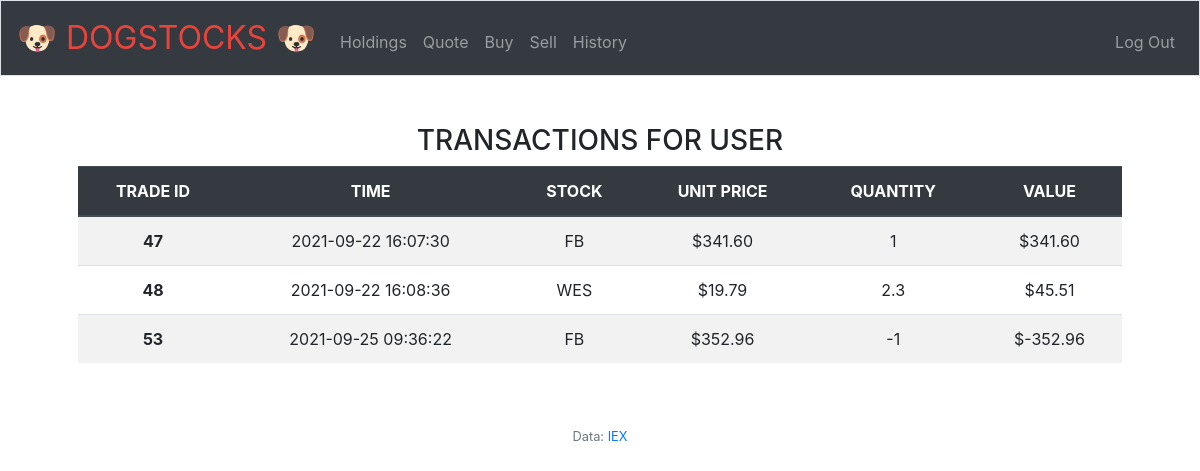
Page /history (signed in) on the earlier database version.
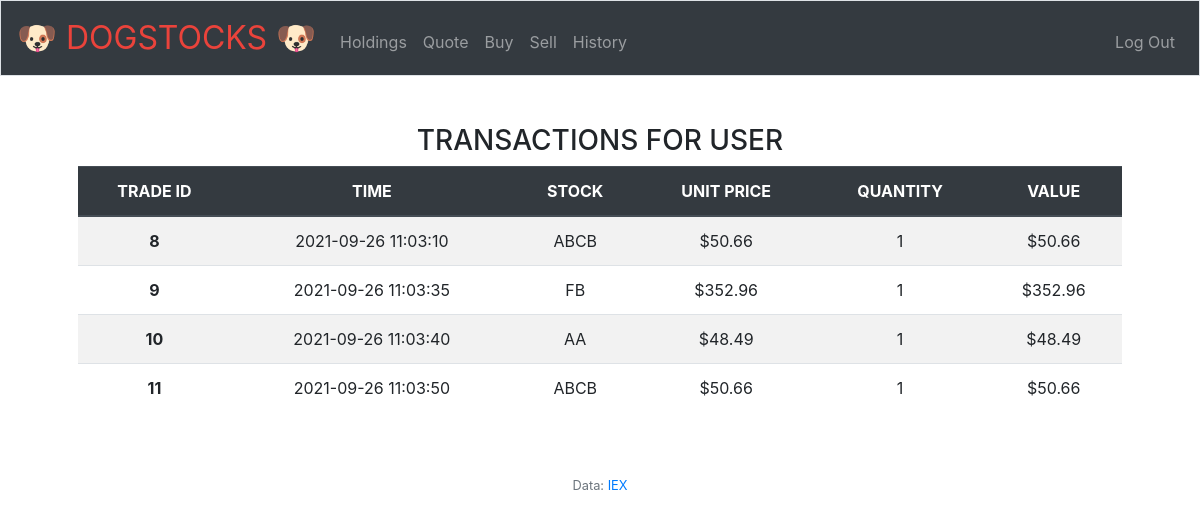
Same page on the later database version.
### tables this page shows
CREATE TABLE 'transactions' ('transaction_id' integer PRIMARY KEY AUTOINCREMENT NOT NULL, 'user_id' integer NOT NULL, 'transaction_time' timestamp NOT NULL, 'quantity' integer NOT NULL, 'stock' text NOT NULL, 'unit_price' numeric(10,2) NOT NULL, 'value' numeric(10,2) NOT NULL);

### app.py (the view)
@app.route("/history")
@login_required
def history():
    userid = session["user_id"]
    transactions = db.execute("SELECT transaction_id, transaction_time, stock, unit_price, quantity, value FROM transactions WHERE user_id=(?)", userid)
    print(transactions)
    data = [] #stock, symbol, unit price, quantity, value
    x = 'transaction_time'
    for count, item in enumerate(transactions):
        data.append([])
        data[count].append(item['transaction_id'])
        data[count].append(item[x])
        data[count].append(item['stock'])
        data[count].append(item['unit_price'])
        data[count].append(item['quantity'])
        data[count].append(item['value'])
    return render_template("history.html", data=data)

### app.py (called while the page is built)
@app.after_request
def after_request(response):
    response.headers["Cache-Control"] = "no-cache, no-store, must-revalidate"
    response.headers["Expires"] = 0
    response.headers["Pragma"] = "no-cache"
    return response

### helpers.py (called while the page is built)
def login_required(f):
    @wraps(f)
    def decorated_function(*args, **kwargs):
        if session.get("user_id") is None:
            return redirect("/login")
        return f(*args, **kwargs)
    return decorated_function

### templates/history.html (shortened to what this page needs)
{% extends "layout.html" %}
{% block main %}
{% if not data %}
<h3>No transactions for this user </h3>
{% else %}
        <h3>TRANSACTIONS FOR USER</h3>
        <table class="table table-striped">
        <thead class="thead-dark">
                <tr>
                  <th scope="col">TRADE ID</th>
                  <th scope="col">TIME</th>
                  <th scope="col">STOCK</th>
                  <th scope="col">UNIT PRICE</th>
                  <th scope="col">QUANTITY</th>
                  <th scope="col">VALUE</th>
                </tr>
              </thead>
      <tbody>
        {% for row in data %}
                    <tr>
                        <th scope='row'>{{ row[0] }}</th>
                        <td>{{ row[1] }}</td>
                        <td>{{ row[2] }}</td>
                        <td>{{ "$%.2f"|format(row[3]) }}</td>
                        <td>{{ row[4] }}</td>
                        <td>{{ "$%.2f"|format(row[5]) }}</td>
                    </tr>
        {% endfor %}
      </tbody>
    </table>
{% endif %}
{% endblock %}

### templates/layout.html (shortened to what this page needs)
<!DOCTYPE html>
<html lang="en">
    <head>
        <link rel="stylesheet" href="https://cdn.jsdelivr.net/npm/bootstrap@4.5.3/dist/css/bootstrap.min.css">
        <link href="/static/styles.css" rel="stylesheet">
    </head>
    <body>
        <nav class="navbar navbar-expand-md navbar-dark bg-dark border">
            <a class="navbar-brand" href="/"><span class="red">&#128054 DOGSTOCKS &#x1F436</span> </a>
            <div class="collapse navbar-collapse" id="navbar">
                {% if session.user_id %}
                    <ul class="navbar-nav mr-auto mt-2">
                        <li class="nav-item"><a class="nav-link" href="/">Holdings</a></li>
                        <li class="nav-item"><a class="nav-link" href="/quote">Quote</a></li>
                        <li class="nav-item"><a class="nav-link" href="/buy">Buy</a></li>
                        <li class="nav-item"><a class="nav-link" href="/sell">Sell</a></li>
                        <li class="nav-item"><a class="nav-link" href="/history">History</a></li>
                    </ul>
                    <ul class="navbar-nav ml-auto mt-2">
                        <li class="nav-item"><a class="nav-link" href="/logout">Log Out</a></li>
                    </ul>
                {% else %}
                    <ul class="navbar-nav ml-auto mt-2">
                        <li class="nav-item"><a class="nav-link" href="/register">Register</a></li>
                        <li class="nav-item"><a class="nav-link" href="/login">Log In</a></li>
                    </ul>
                {% endif %}
            </div>
        </nav>
        <main class="container p-5">
            {% block main %}{% endblock %}
        </main>
        <footer class="small text-center text-muted">
            Data: <a href="https://iextrading.com/developer">IEX</a>
        </footer>
    </body>
</html>

### static/styles.css (style rules this page uses)
nav .navbar-brand { font-size: xx-large; }
nav .navbar-brand .red { color: #ea433b; }
main { overflow-x: auto; text-align: center; }

Differences in the rows shown:
removed transactions: transaction_id "47", transaction_time "2021-09-22 16:07:30", stock "FB", unit_price "$341.60", quantity "1", value "$341.60"
removed transactions: transaction_id "48", transaction_time "2021-09-22 16:08:36", stock "WES", unit_price "$19.79", quantity "2.3", value "$45.51"
removed transactions: transaction_id "53", transaction_time "2021-09-25 09:36:22", stock "FB", unit_price "$352.96", quantity "-1", value "$-352.96"
added transactions: transaction_id "8", transaction_time "2021-09-26 11:03:10", stock "ABCB", unit_price "$50.66", quantity "1", value "$50.66"
added transactions: transaction_id "9", transaction_time "2021-09-26 11:03:35", stock "FB", unit_price "$352.96", quantity "1", value "$352.96"
added transactions: transaction_id "10", transaction_time "2021-09-26 11:03:40", stock "AA", unit_price "$48.49", quantity "1", value "$48.49"
added transactions: transaction_id "11", transaction_time "2021-09-26 11:03:50", stock "ABCB", unit_price "$50.66", quantity "1", value "$50.66"
